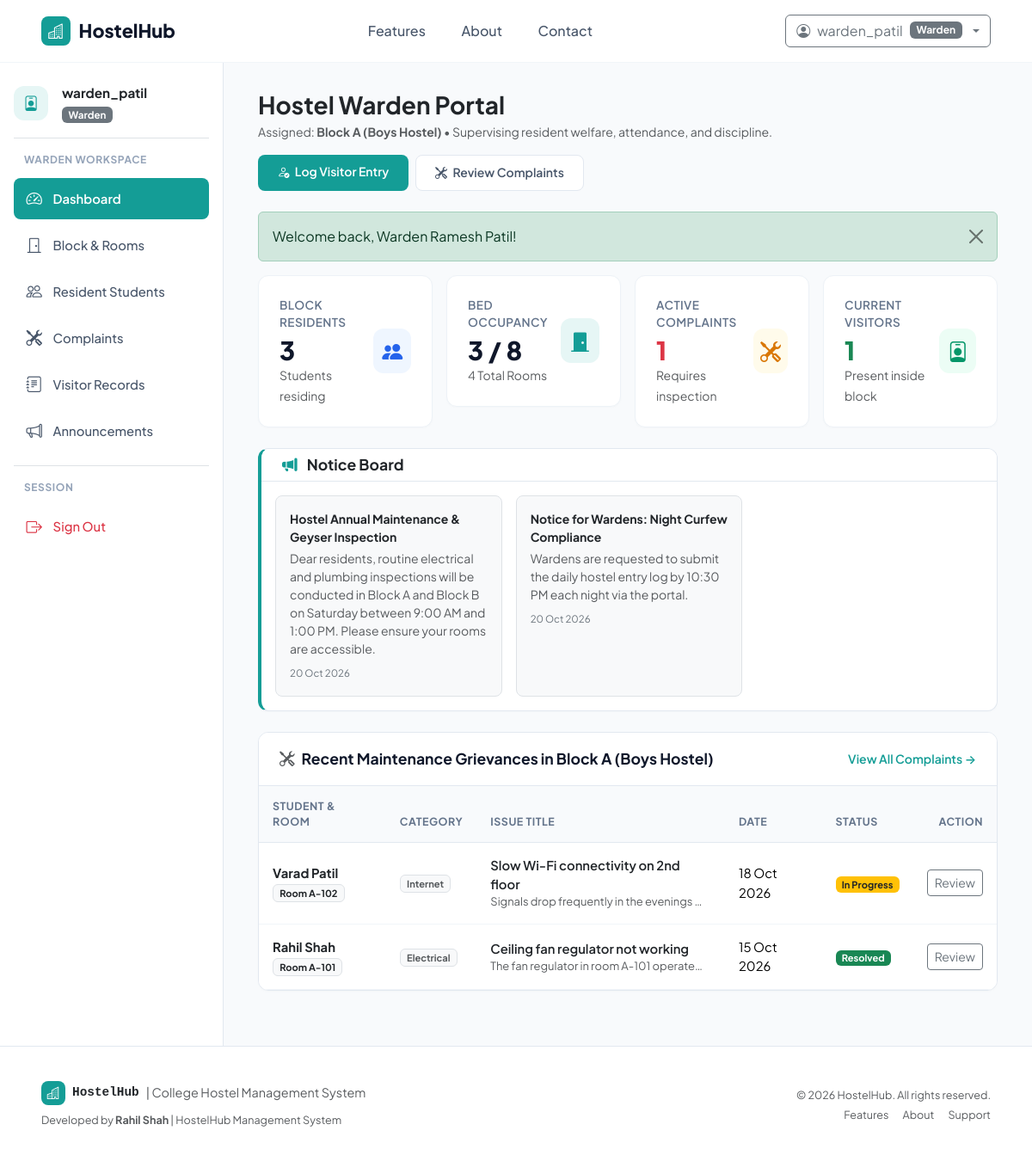
Screenshot of /warden/dashboard.php (signed in) with the database file from the repository.
### tables this page shows
CREATE TABLE `wardens` (
    `WardenID` INT AUTO_INCREMENT PRIMARY KEY,
    `Name` VARCHAR(100) NOT NULL,
    `Email` VARCHAR(100) NOT NULL UNIQUE,
    `Phone` VARCHAR(20) NOT NULL,
    `BlockID` INT NULL,
    `CreatedAt` TIMESTAMP DEFAULT CURRENT_TIMESTAMP,
    FOREIGN KEY (`BlockID`) REFERENCES `blocks`(`BlockID`) ON DELETE SET NULL
);

CREATE TABLE `blocks` (
    `BlockID` INT AUTO_INCREMENT PRIMARY KEY,
    `BlockName` VARCHAR(50) NOT NULL UNIQUE,
    `Gender` ENUM('Boys', 'Girls', 'Coed') NOT NULL,
    `Description` VARCHAR(255) NULL,
    `CreatedAt` TIMESTAMP DEFAULT CURRENT_TIMESTAMP
);

CREATE TABLE `announcements` (
    `AnnouncementID` INT AUTO_INCREMENT PRIMARY KEY,
    `Title` VARCHAR(200) NOT NULL,
    `Content` TEXT NOT NULL,
    `TargetAudience` ENUM('All', 'Students', 'Wardens') NOT NULL DEFAULT 'All',
    `PostedBy` VARCHAR(100) NOT NULL DEFAULT 'Admin Office',
    `IsPinned` TINYINT(1) NOT NULL DEFAULT 0,
    `CreatedAt` TIMESTAMP DEFAULT CURRENT_TIMESTAMP
);

CREATE TABLE `complaints` (
    `ComplaintID` INT AUTO_INCREMENT PRIMARY KEY,
    `StudentID` INT NOT NULL,
    `Category` ENUM('Electrical', 'Plumbing', 'Carpentry', 'Internet', 'Cleanliness', 'Security', 'Other') NOT NULL DEFAULT 'Other',
    `Title` VARCHAR(150) NOT NULL,
    `Description` TEXT NOT NULL,
    `Date` DATE NOT NULL,
    `Priority` ENUM('Low', 'Medium', 'High') NOT NULL DEFAULT 'Medium',
    `Status` ENUM('Pending', 'In Progress', 'Resolved', 'Rejected') NOT NULL DEFAULT 'Pending',
    `AdminRemarks` TEXT NULL,
    `ResolvedAt` DATETIME NULL,
    `CreatedAt` TIMESTAMP DEFAULT CURRENT_TIMESTAMP,
    FOREIGN KEY (`StudentID`) REFERENCES `students`(`StudentID`) ON DELETE CASCADE
);

CREATE TABLE `students` (
    `StudentID` INT AUTO_INCREMENT PRIMARY KEY,
    `Name` VARCHAR(100) NOT NULL,
    `Email` VARCHAR(100) NOT NULL UNIQUE,
    `Phone` VARCHAR(20) NOT NULL,
    `Gender` ENUM('Male', 'Female', 'Other') NOT NULL,
    `Course` VARCHAR(100) NOT NULL,
    `Year` INT NOT NULL DEFAULT 1,
    `EmergencyContact` VARCHAR(100) NOT NULL,
    `EmergencyPhone` VARCHAR(20) NOT NULL,
    `Address` TEXT NULL,
    `RoomID` INT NULL,
    `CreatedAt` TIMESTAMP DEFAULT CURRENT_TIMESTAMP,
    FOREIGN KEY (`RoomID`) REFERENCES `rooms`(`RoomID`) ON DELETE SET NULL
);

CREATE TABLE `rooms` (
    `RoomID` INT AUTO_INCREMENT PRIMARY KEY,
    `RoomNumber` VARCHAR(20) NOT NULL,
    `Type` VARCHAR(50) NOT NULL DEFAULT 'Double',
    `Capacity` INT NOT NULL DEFAULT 2,
    `Occupied` INT NOT NULL DEFAULT 0,
    `FeePerSemester` DECIMAL(10,2) NOT NULL DEFAULT 25000.00,
    `Status` ENUM('Available', 'Full', 'Maintenance') NOT NULL DEFAULT 'Available',
    `BlockID` INT NOT NULL,
    `CreatedAt` TIMESTAMP DEFAULT CURRENT_TIMESTAMP,
    FOREIGN KEY (`BlockID`) REFERENCES `blocks`(`BlockID`) ON DELETE CASCADE,
    UNIQUE KEY `unique_block_room` (`BlockID`, `RoomNumber`)
);

### warden/dashboard.php (the view, shortened to what this page needs)
<?php
require_once __DIR__ . '/../config/database.php';
require_once __DIR__ . '/../includes/helpers.php';
$wardenId = (int)($_SESSION['user']['WardenID'] ?? 0);
$wStmt = $pdo->prepare("
    SELECT w.*, b.BlockName, b.Gender as BlockGender
    FROM wardens w
    LEFT JOIN blocks b ON w.BlockID = b.BlockID
    WHERE w.WardenID = :wid
");
$wStmt->execute([':wid' => $wardenId]);
$warden = $wStmt->fetch();
$blockId = $warden['BlockID'] ?? null;
if ($blockId) {
    $roomStats = $pdo->prepare("
        SELECT
            COUNT(*) as total_rooms,
            COALESCE(SUM(Capacity), 0) as total_capacity,
            COALESCE(SUM(Occupied), 0) as total_occupied
        FROM rooms WHERE BlockID = :bid
    ");
    $roomStats->execute([':bid' => $blockId]);
    $rData = $roomStats->fetch();
    $studentCount = $pdo->prepare("
        SELECT COUNT(*) FROM students s
        JOIN rooms r ON s.RoomID = r.RoomID
        WHERE r.BlockID = :bid
    ");
    $studentCount->execute([':bid' => $blockId]);
    $totalResidents = (int)$studentCount->fetchColumn();
    $complaintCount = $pdo->prepare("
        SELECT COUNT(*) FROM complaints c
        JOIN students s ON c.StudentID = s.StudentID
        JOIN rooms r ON s.RoomID = r.RoomID
        WHERE r.BlockID = :bid AND c.Status IN ('Pending', 'In Progress')
    ");
    $complaintCount->execute([':bid' => $blockId]);
    $openComplaints = (int)$complaintCount->fetchColumn();
    $visitorCount = $pdo->prepare("
        SELECT COUNT(*) FROM visitors v
        JOIN students s ON v.StudentID = s.StudentID
        JOIN rooms r ON s.RoomID = r.RoomID
        WHERE r.BlockID = :bid AND v.Status = 'Checked In'
    ");
    $visitorCount->execute([':bid' => $blockId]);
    $activeVisitors = (int)$visitorCount->fetchColumn();
    $recentComplaints = $pdo->prepare("
        SELECT c.*, s.Name as StudentName, r.RoomNumber
        FROM complaints c
        JOIN students s ON c.StudentID = s.StudentID
        JOIN rooms r ON s.RoomID = r.RoomID
        WHERE r.BlockID = :bid
        ORDER BY c.ComplaintID DESC LIMIT 5
    ");
    $recentComplaints->execute([':bid' => $blockId]);
    $blockComplaints = $recentComplaints->fetchAll();
} else {
    $rData = ['total_rooms' => 0, 'total_capacity' => 0, 'total_occupied' => 0];
    $totalResidents = 0;
    $openComplaints = 0;
    $activeVisitors = 0;
    $blockComplaints = [];
}
$announcements = $pdo->query("
    SELECT * FROM announcements
    WHERE TargetAudience IN ('All', 'Wardens')
    ORDER BY IsPinned DESC, AnnouncementID DESC LIMIT 3
")->fetchAll();
require_once __DIR__ . '/../includes/header.php';
?>
<div class="dashboard-container">
    <?php require_once __DIR__ . '/../includes/sidebar.php'; ?>
    <main class="main-content">
        <div class="d-flex flex-wrap justify-content-between align-items-center mb-4 gap-3">
            <div>
                <h3 class="fw-bold text-dark mb-1">Hostel Warden Portal</h3>
                <p class="text-muted small mb-0">
                    Assigned: <strong><?= !empty($warden['BlockName']) ? htmlspecialchars($warden['BlockName']) : 'Unassigned Block' ?></strong>
                    &bull; Supervising resident welfare, attendance, and discipline.
                </p>
            </div>
            <div class="d-flex gap-2">
                <a href="<?= BASE_URL ?>/warden/visitors.php" class="btn btn-teal btn-sm">
                    <i class="bi bi-person-check me-1"></i> Log Visitor Entry
                </a>
                <a href="<?= BASE_URL ?>/warden/complaints.php" class="btn btn-ghost-muted btn-sm">
                    <i class="bi bi-tools me-1"></i> Review Complaints
                </a>
            </div>
        </div>
        <?php display_flash(); ?>
        <div class="row g-3 mb-4">
            <div class="col-sm-6 col-xl-3">
                <div class="stat-card">
                    <div>
                        <div class="stat-label">Block Residents</div>
                        <div class="stat-value"><?= $totalResidents ?></div>
                        <span class="small text-muted">Students residing</span>
                    </div>
                    <div class="stat-icon stat-icon-blue">
                        <i class="bi bi-people-fill"></i>
                    </div>
                </div>
            </div>
            <div class="col-sm-6 col-xl-3">
                <div class="stat-card">
                    <div>
                        <div class="stat-label">Bed Occupancy</div>
                        <div class="stat-value"><?= (int)$rData['total_occupied'] ?> / <?= (int)$rData['total_capacity'] ?></div>
                        <span class="small text-muted"><?= (int)$rData['total_rooms'] ?> Total Rooms</span>
                    </div>
                    <div class="stat-icon stat-icon-teal">
                        <i class="bi bi-door-closed-fill"></i>
                    </div>
                </div>
            </div>
            <div class="col-sm-6 col-xl-3">
                <div class="stat-card">
                    <div>
                        <div class="stat-label">Active Complaints</div>
                        <div class="stat-value text-danger"><?= $openComplaints ?></div>
                        <span class="small text-muted">Requires inspection</span>
                    </div>
                    <div class="stat-icon stat-icon-amber">
                        <i class="bi bi-tools"></i>
                    </div>
                </div>
            </div>
            <div class="col-sm-6 col-xl-3">
                <div class="stat-card">
                    <div>
                        <div class="stat-label">Current Visitors</div>
                        <div class="stat-value text-success"><?= $activeVisitors ?></div>
                        <span class="small text-muted">Present inside block</span>
                    </div>
                    <div class="stat-icon stat-icon-emerald">
                        <i class="bi bi-person-badge"></i>
                    </div>
                </div>
            </div>
        </div>
        <?php if (!empty($announcements)): ?>
            <div class="content-card mb-4" style="border-left: 4px solid var(--primary-teal);">
                <div class="content-card-header bg-white py-2">
                    <h6 class="content-card-title text-dark small fw-bold">
                        <i class="bi bi-megaphone-fill text-teal me-2" style="color: var(--primary-teal);"></i>
                        Notice Board
                    </h6>
                </div>
                <div class="p-3">
                    <div class="row g-3">
                        <?php foreach ($announcements as $ann): ?>
                            <div class="col-md-4">
                                <div class="p-3 bg-light rounded-3 border h-100">
                                    <div class="fw-bold small text-dark mb-1"><?= htmlspecialchars($ann['Title']) ?></div>
                                    <p class="text-muted small mb-1"><?= htmlspecialchars($ann['Content']) ?></p>
                                    <span class="text-secondary" style="font-size: 0.72rem;"><?= format_date($ann['CreatedAt']) ?></span>
                                </div>
                            </div>
                        <?php endforeach; ?>
                    </div>
                </div>
            </div>
        <?php endif; ?>
        <div class="content-card">
            <div class="content-card-header">
                <h6 class="content-card-title"><i class="bi bi-tools me-2 text-muted"></i>Recent Maintenance Grievances in <?= htmlspecialchars($warden['BlockName'] ?? 'Your Block') ?></h6>
                <a href="<?= BASE_URL ?>/warden/complaints.php" class="small text-decoration-none fw-semibold" style="color: var(--primary-teal);">View All Complaints &rarr;</a>
            </div>
            <div class="table-responsive">
                <table class="table table-custom align-middle">
                    <thead>
                        <tr>
                            <th>Student & Room</th>
                            <th>Category</th>
                            <th>Issue Title</th>
                            <th>Date</th>
                            <th>Status</th>
                            <th class="text-end">Action</th>
                        </tr>
                    </thead>
                    <tbody>
                        <?php if (empty($blockComplaints)): ?>
                            <tr><td colspan="6" class="text-center py-4 text-muted">No complaints recorded for this hostel block.</td></tr>
                        <?php else: ?>
                            <?php foreach ($blockComplaints as $bc): ?>
                                <tr>
                                    <td>
                                        <div class="fw-bold text-dark"><?= htmlspecialchars($bc['StudentName']) ?></div>
                                        <span class="badge bg-light text-dark border">Room <?= htmlspecialchars($bc['RoomNumber']) ?></span>
                                    </td>
                                    <td><span class="badge bg-light text-muted border"><?= htmlspecialchars($bc['Category']) ?></span></td>
                                    <td>
                                        <div class="fw-semibold text-dark"><?= htmlspecialchars($bc['Title']) ?></div>
                                        <div class="small text-muted text-truncate" style="max-width: 250px;"><?= htmlspecialchars($bc['Description']) ?></div>
                                    </td>
                                    <td><?= format_date($bc['Date']) ?></td>
                                    <td><?= get_status_badge($bc['Status']) ?></td>
                                    <td class="text-end">
                                        <a href="<?= BASE_URL ?>/warden/complaints.php" class="btn btn-sm btn-outline-secondary">Review</a>
                                    </td>
                                </tr>
                            <?php endforeach; ?>
                        <?php endif; ?>
                    </tbody>
                </table>
            </div>
        </div>
    </main>
</div>
<?php require_once __DIR__ . '/../includes/footer.php'; ?>

### includes/helpers.php (shortened to what this page needs)
<?php
function display_flash(): void {
    if (!empty($_SESSION['flash'])) {
        $type = htmlspecialchars($_SESSION['flash']['type']);
        $message = htmlspecialchars($_SESSION['flash']['message']);
        echo '<div class="alert alert-' . $type . ' alert-dismissible fade show" role="alert">
                ' . $message . '
                <button type="button" class="btn-close" data-bs-dismiss="alert" aria-label="Close"></button>
              </div>';
    }
}
function format_date(?string $datetime, bool $includeTime = false): string {
    $ts = strtotime($datetime);
    return date($includeTime ? 'd M Y, h:i A' : 'd M Y', $ts);
}
function get_status_badge(string $status): string {
    $normalized = strtolower(trim($status));
    $badgeClass = match ($normalized) {
        'active', 'paid', 'resolved', 'checked in', 'available' => 'bg-success',
        'pending', 'in progress', 'double', 'triple'           => 'bg-warning text-dark',
        'overdue', 'rejected', 'full', 'inactive'              => 'bg-danger',
        'maintenance', 'vacated', 'transferred', 'checked out' => 'bg-secondary',
        default                                                => 'bg-info text-dark'
    };
    return '<span class="badge ' . $badgeClass . '">' . htmlspecialchars($status) . '</span>';
}

### rows the page displays
wardens: BlockID.BlockName "Block A (Boys Hostel)"
announcements: Title "Hostel Annual Maintenance & Geyser Inspection", Content "Dear residents, routine electrical and plumbing inspections will be conducted in Block A and Block B on Saturday between 9:00 AM and 1:00 PM. Please ensure your rooms are accessible.", CreatedAt "20 Oct 2026"
announcements: Title "Notice for Wardens: Night Curfew Compliance", Content "Wardens are requested to submit the daily hostel entry log by 10:30 PM each night via the portal.", CreatedAt "20 Oct 2026"
complaints: StudentID.Name "Varad Patil", rooms.RoomNumber "A-102", Category "Internet", Title "Slow Wi-Fi connectivity on 2nd floor", Description "Signals drop frequently in the evenings…", Date "18 Oct 2026", Status "In Progress"
complaints: StudentID.Name "Rahil Shah", rooms.RoomNumber "A-101", Category "Electrical", Title "Ceiling fan regulator not working", Description "The fan regulator in room A-101 operate…", Date "15 Oct 2026", Status "Resolved"

### other values shown
$currentUser['Username'] "warden_patil"
$currentUser['Role'] "Warden"
$_SESSION['user']['Username'] "warden_patil"
$role "Warden"
$message "Welcome back, Warden Ramesh Patil!"
$totalResidents "3"
$rData['total_occupied'] "3"
$rData['total_capacity'] "8"
$rData['total_rooms'] "4"
$openComplaints "1"
$activeVisitors "1"
APP_NAME "HostelHub"
APP_TITLE "College Hostel Management System"
